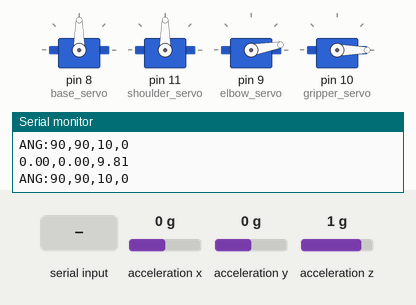
This sketch was run on a simulated Arduino Uno, built with avr-gcc and run on an emulated ATmega328P. On the bench: 4 × servo, the last lines printed to the serial monitor. The inputs (shaded band) are chosen by the test bench; at power-on: acceleration x 0 g, acceleration y 0 g, acceleration z 1 g.

Above: at 1.2 s.
1.3 s: "30,150\n" received over Serial
At 3.9 s:
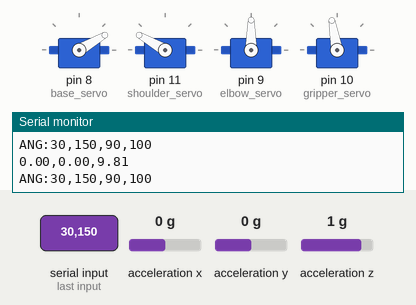
4.3 s: "90,45\n" received over Serial
At 7.1 s:
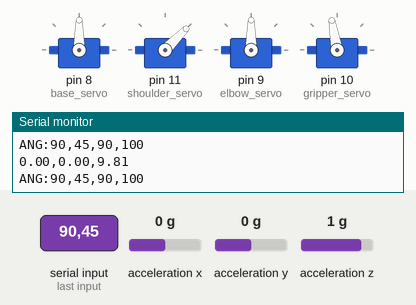
7.3 s: "90,45,200\n" received over Serial
At 8.9 s:
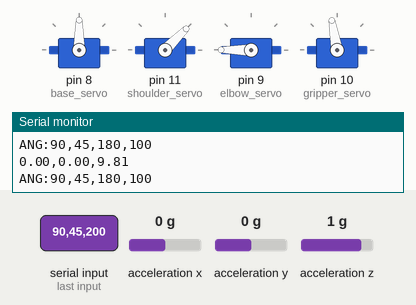
9.8 s: "90,45,200,10\n" received over Serial
At 11.0 s:
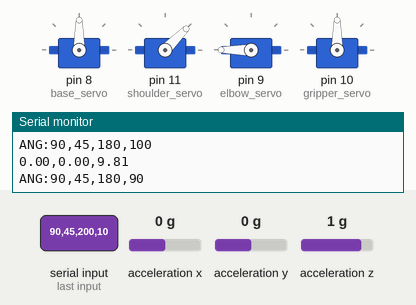
11.3 s: "30,150,10\n" received over Serial
At 12.2 s:
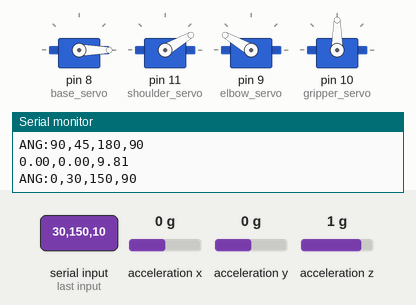
12.8 s: "90\n" received over Serial
At 16.0 s:
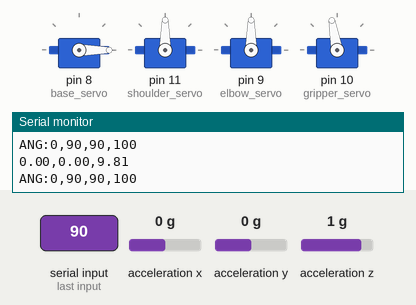
Timing chart, 0 to 16.8 s (numbered marks = the images above; inputs shaded):
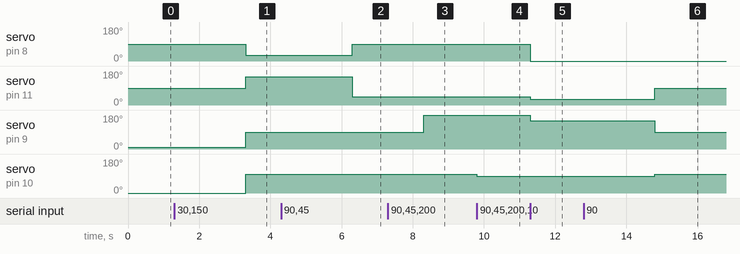

The sketch:

robot_mover.ino
```cpp
#include <Servo.h>
#include <Wire.h>
#include <Adafruit_Sensor.h>
#include <Adafruit_ADXL345_U.h>

Servo base_servo;
Servo shoulder_servo;
Servo elbow_servo;
Servo gripper_servo;

Adafruit_ADXL345_Unified accel = Adafruit_ADXL345_Unified(12345);

void setup() {

  Serial.begin(115200);

  base_servo.attach(8);
  shoulder_servo.attach(11);
  elbow_servo.attach(9);
  gripper_servo.attach(10);

  base_servo.write(90);
  shoulder_servo.write(90);
  elbow_servo.write(10);
  gripper_servo.write(0);

  if (!accel.begin()) {
    Serial.println("ADXL345 not detected");
    while (1);
  }

  accel.setRange(ADXL345_RANGE_16_G);
}

void loop() {

  // ==============================
  // RECEIVE SERVO COMMAND
  // ==============================
  if (Serial.available()) {

    int base = Serial.parseInt();
    int shoulder = Serial.parseInt();
    int elbow = Serial.parseInt();
    int gripper = Serial.parseInt();

    elbow = constrain(elbow, 90, 180);
    gripper = constrain(gripper, 0, 100);

    base_servo.write(base);
    shoulder_servo.write(shoulder);
    elbow_servo.write(elbow);
    gripper_servo.write(100 - gripper);
  }

  // ==============================
  // READ ADXL345
  // ==============================
  sensors_event_t event;
  accel.getEvent(&event);

  float ax = event.acceleration.x;
  float ay = event.acceleration.y;
  float az = event.acceleration.z;

  // ==============================
  // SEND ACCELERATION
  // ==============================
  Serial.print(ax);
  Serial.print(",");
  Serial.print(ay);
  Serial.print(",");
  Serial.println(az);

  // ==============================
  // SEND CURRENT SERVO ANGLES
  // ==============================
  Serial.print("ANG:");
  Serial.print(base_servo.read());
  Serial.print(",");
  Serial.print(shoulder_servo.read());
  Serial.print(",");
  Serial.print(elbow_servo.read());
  Serial.print(",");
  Serial.println(gripper_servo.read());

  delay(5);
}
```

Measured:
- after the input at 1.3 s, servo on pin 8 (base_servo): 90° → 30° after 2.0 s; servo on pin 11 (shoulder_servo): 90° → 150° after 2.0 s; servo on pin 9 (elbow_servo): 10° → 90° after 2.0 s; servo on pin 10 (gripper_servo): 0° → 100° after 2.0 s
- after the input at 4.3 s, servo on pin 8 (base_servo): 30° → 90° after 2.0 s; servo on pin 11 (shoulder_servo): 150° → 45° after 2.0 s
- after the input at 7.3 s, servo on pin 9 (elbow_servo): 90° → 180° after 1.0 s
- after the input at 9.8 s, servo on pin 10 (gripper_servo): 100° → 90° at once
- after the input at 11.3 s, servo on pin 8 (base_servo): 90° → 0° at once; servo on pin 11 (shoulder_servo): 45° → 30° at once; servo on pin 9 (elbow_servo): 180° → 150° at once
- after the input at 12.8 s, servo on pin 11 (shoulder_servo): 30° → 90° after 2.0 s; servo on pin 9 (elbow_servo): 150° → 90° after 2.0 s instead of 2.5 s; servo on pin 10 (gripper_servo): 90° → 100° after 2.0 s instead of 2.5 s
